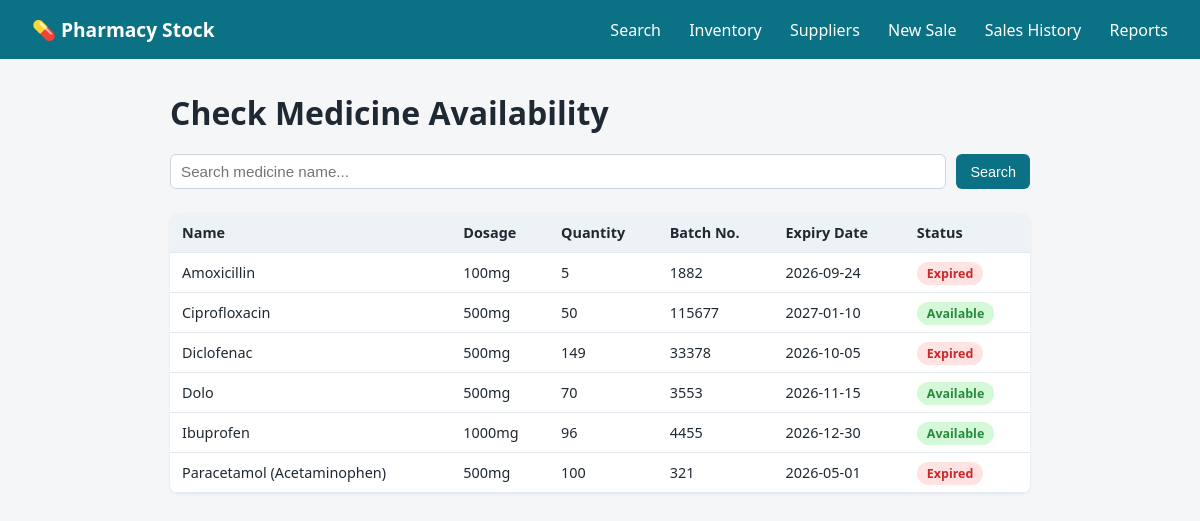
The page / on the database its author committed.
### tables this page shows
CREATE TABLE medicines (
            id INTEGER PRIMARY KEY AUTOINCREMENT,
            name TEXT NOT NULL,
            dosage TEXT NOT NULL,
            quantity INTEGER NOT NULL,
            batch_number TEXT NOT NULL,
            expiry_date TEXT NOT NULL,
            unit_price REAL NOT NULL DEFAULT 0,
            supplier_id INTEGER,
            FOREIGN KEY (supplier_id) REFERENCES suppliers (id)
        );

### app.py (the view)
@app.route("/")
def index():
    query = request.args.get("q", "").strip()
    conn = get_db_connection()
    if query:
        medicines = conn.execute(
            "SELECT * FROM medicines WHERE name LIKE ? ORDER BY name",
            (f"%{query}%",)
        ).fetchall()
    else:
        medicines = conn.execute("SELECT * FROM medicines ORDER BY name").fetchall()
    conn.close()
    today = date.today().isoformat()
    return render_template("index.html", medicines=medicines, query=query, today=today)

### app.py (called while the page is built)
def get_db_connection():
    conn = sqlite3.connect(DB_NAME)
    conn.row_factory = sqlite3.Row  # lets us access columns by name
    conn.execute("PRAGMA foreign_keys = ON")
    return conn

### templates/index.html (shortened to what this page needs)
{% extends "base.html" %}
{% block content %}
    <h1>Check Medicine Availability</h1>
    <form method="get" action="{{ url_for('index') }}" class="search-form">
        <input type="text" name="q" placeholder="Search medicine name..." value="{{ query }}">
        <button type="submit">Search</button>
    </form>
    <table>
        <thead>
            <tr>
                <th>Name</th>
                <th>Dosage</th>
                <th>Quantity</th>
                <th>Batch No.</th>
                <th>Expiry Date</th>
                <th>Status</th>
            </tr>
        </thead>
        <tbody>
            {% for med in medicines %}
                <tr>
                    <td>{{ med.name }}</td>
                    <td>{{ med.dosage }}</td>
                    <td>{{ med.quantity }}</td>
                    <td>{{ med.batch_number }}</td>
                    <td>{{ med.expiry_date }}</td>
                    <td>
                        {% if med.expiry_date < today %}
                            <span class="badge expired">Expired</span>
                        {% elif med.quantity == 0 %}
                            <span class="badge out">Out of stock</span>
                        {% else %}
                            <span class="badge available">Available</span>
                        {% endif %}
                    </td>
                </tr>
            {% else %}
                <tr><td colspan="6">No medicines found.</td></tr>
            {% endfor %}
        </tbody>
    </table>
{% endblock %}

### templates/base.html (shortened to what this page needs)
<!DOCTYPE html>
<html lang="en">
<head>
    <link rel="stylesheet" href="{{ url_for('static', filename='style.css') }}">
</head>
<body>
    <nav class="navbar">
        <span class="brand">💊 Pharmacy Stock</span>
        <div class="nav-links">
            <a href="{{ url_for('index') }}">Search</a>
            <a href="{{ url_for('admin') }}">Inventory</a>
            <a href="{{ url_for('suppliers') }}">Suppliers</a>
            <a href="{{ url_for('sales_new') }}">New Sale</a>
            <a href="{{ url_for('sales_list') }}">Sales History</a>
            <a href="{{ url_for('reports_dashboard') }}">Reports</a>
        </div>
    </nav>
    <main class="container">
        {% block content %}{% endblock %}
    </main>
</body>
</html>

### static/style.css (style rules this page uses)
* { box-sizing: border-box; }
body { font-family: 'Segoe UI', Arial, sans-serif; margin: 0; background: #f4f6f8; color: #1f2933; }
.navbar { background: #0b7285; color: white; padding: 16px 32px; display: flex; justify-content: space-between; align-items: center; }
.brand { font-size: 1.2rem; font-weight: bold; }
.nav-links a { color: white; text-decoration: none; margin-left: 24px; font-weight: 500; }
.container { max-width: 900px; margin: 32px auto; padding: 0 20px; }
h1 { margin-bottom: 20px; }
.search-form, .admin-form { display: flex; gap: 10px; margin-bottom: 24px; flex-wrap: wrap; }
.search-form input, .admin-form input { padding: 8px 10px; border: 1px solid #cbd5e1; border-radius: 6px; font-size: 0.95rem; }
.search-form input { flex: 1; min-width: 200px; }
button { background: #0b7285; color: white; border: none; padding: 8px 14px; border-radius: 6px; cursor: pointer; font-size: 0.9rem; }
table { width: 100%; border-collapse: collapse; background: white; box-shadow: 0 1px 3px rgba(0,0,0,0.08); border-radius: 8px; overflow: hidden; }
th, td { padding: 10px 12px; text-align: left; border-bottom: 1px solid #e2e8f0; font-size: 0.9rem; }
th { background: #edf2f7; font-weight: 600; }
.badge { padding: 3px 10px; border-radius: 999px; font-size: 0.78rem; font-weight: 600; }
.badge.available { background: #d3f9d8; color: #2b8a3e; }
.badge.expired { background: #ffe3e3; color: #c92a2a; }

### rows shown on the page
medicines: name "Amoxicillin", dosage "100mg", quantity "5", batch_number "1882", expiry_date "2026-09-24", shows "Expired"
medicines: name "Ciprofloxacin", dosage "500mg", quantity "50", batch_number "115677", expiry_date "2027-01-10", shows "Available"
medicines: name "Diclofenac", dosage "500mg", quantity "149", batch_number "33378", expiry_date "2026-10-05", shows "Expired"
medicines: name "Dolo", dosage "500mg", quantity "70", batch_number "3553", expiry_date "2026-11-15", shows "Available"
medicines: name "Ibuprofen", dosage "1000mg", quantity "96", batch_number "4455", expiry_date "2026-12-30", shows "Available"
medicines: name "Paracetamol (Acetaminophen)", dosage "500mg", quantity "100", batch_number "321", expiry_date "2026-05-01", shows "Expired"
